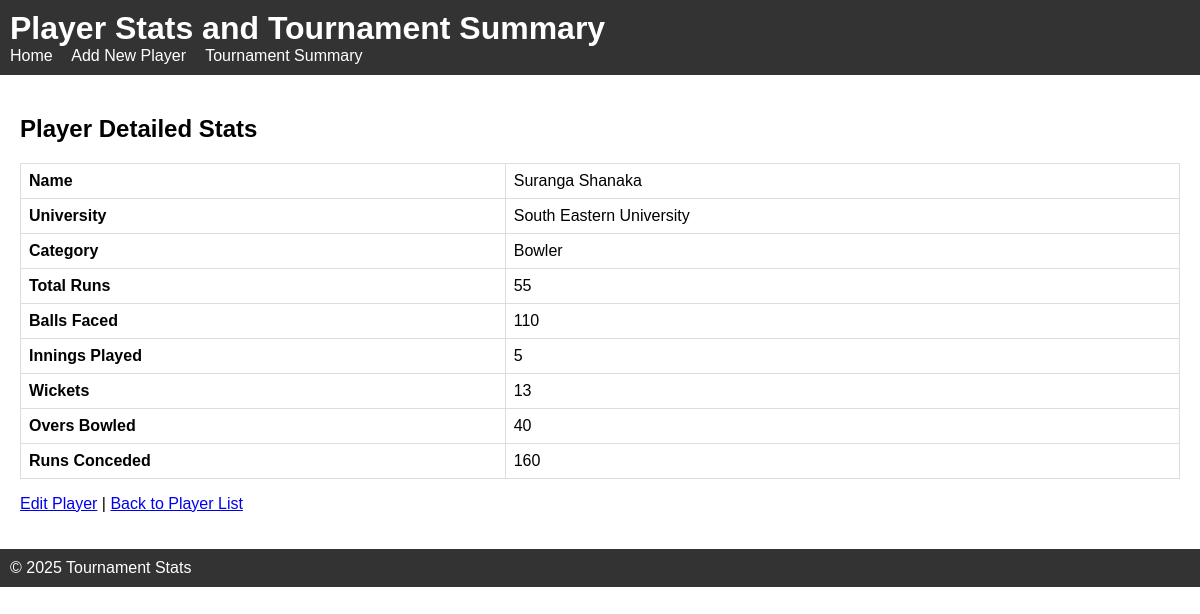
The page /AdminPanel/view.php?player_name=Suranga+Shanaka on the database its author committed.
### tables this page shows
CREATE TABLE `sample_data` (
  `Name` varchar(22) DEFAULT NULL,
  `University` varchar(42) DEFAULT NULL,
  `Category` varchar(11) DEFAULT NULL,
  `Total Runs` varchar(10) DEFAULT NULL,
  `Balls Faced` varchar(11) DEFAULT NULL,
  `Innings Played` varchar(14) DEFAULT NULL,
  `Wickets` varchar(7) DEFAULT NULL,
  `Overs Bowled` varchar(12) DEFAULT NULL,
  `Runs Conceded` varchar(13) DEFAULT NULL
);

### AdminPanel/view.php (the view, shortened to what this page needs)
<?php
require_once 'includes/db.php';
include 'includes/header.php';
$playerName = $conn->real_escape_string($_GET['player_name']);
$sql = "SELECT * FROM sample_data WHERE `Name` = '$playerName'";
$result = $conn->query($sql);
$player = $result->fetch_assoc();
?>
<h2>Player Detailed Stats</h2>
<table border="1" cellspacing="0" cellpadding="5">
    <tr>
        <th>Name</th>
        <td><?php echo htmlspecialchars($player['Name']); ?></td>
    </tr>
    <tr>
        <th>University</th>
        <td><?php echo htmlspecialchars($player['University']); ?></td>
    </tr>
    <tr>
        <th>Category</th>
        <td><?php echo htmlspecialchars($player['Category']); ?></td>
    </tr>
    <tr>
        <th>Total Runs</th>
        <td><?php echo htmlspecialchars($player['Total Runs']); ?></td>
    </tr>
    <tr>
        <th>Balls Faced</th>
        <td><?php echo htmlspecialchars($player['Balls Faced']); ?></td>
    </tr>
    <tr>
        <th>Innings Played</th>
        <td><?php echo htmlspecialchars($player['Innings Played']); ?></td>
    </tr>
    <tr>
        <th>Wickets</th>
        <td><?php echo htmlspecialchars($player['Wickets']); ?></td>
    </tr>
    <tr>
        <th>Overs Bowled</th>
        <td><?php echo htmlspecialchars($player['Overs Bowled']); ?></td>
    </tr>
    <tr>
        <th>Runs Conceded</th>
        <td><?php echo htmlspecialchars($player['Runs Conceded']); ?></td>
    </tr>
</table>
<p>
    <a href="edit.php?player_name=<?php echo urlencode($player['Name']); ?>">Edit Player</a> |
    <a href="index.php">Back to Player List</a>
</p>
<?php include 'includes/footer.php'; ?>

### AdminPanel/css/style.css (style rules this page uses)
body { font-family: Arial, sans-serif; margin: 0; padding: 0; }
table { width: 100%; border-collapse: collapse; margin-top: 10px; }
table, th, td { border: 1px solid #ddd; }
th, td { padding: 8px; text-align: left; }

### rows shown on the page
sample_data: Name "Suranga Shanaka", University "South Eastern University", Category "Bowler", Total Runs "55", Balls Faced "110", Innings Played "5", Wickets "13", Overs Bowled "40", Runs Conceded "160"
